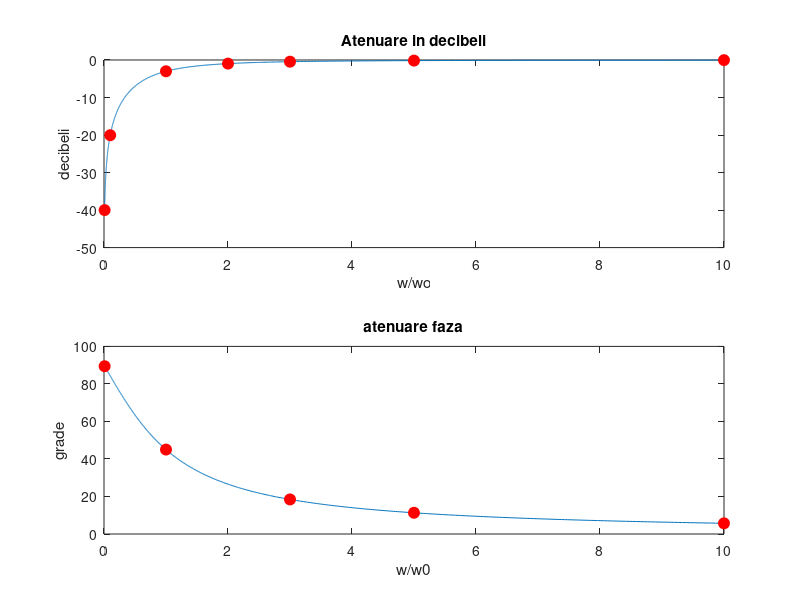

Here is the MATLAB script that generated this plot:
fig=figure("Name",'diagrame','NumberTitle','off');
R=106.1;
C=15e-6;
frecventa=logspace(0, 3, 1000);
w=2 * pi * frecventa;
h=(1j * w * R * C)./(1+1j * w * R * C);
w0=1/(R * C);
hj=20*log10(abs(h));
raport_w=w/w0;
% magnitudine
frecventa_db = [1, 10, 100,200,300,500,1000];
w_db = 2 * pi * frecventa_db;  
h_db = (1j * w_db * R * C) ./ (1 + 1j * w_db * R * C);
hj_db = 20 * log10(abs(h_db));
test_db=w_db/w0;
subplot(2,1,1);
plot(raport_w, hj);
xlabel('w/wo');
ylabel('decibeli');
title('Atenuare in decibeli')
hold on;
plot(test_db, hj_db, 'ro', 'MarkerFaceColor', 'r', 'MarkerSize', 8);
subplot(2,1,2)
faza= angle(h) * (180/pi);
plot(raport_w,faza);
xlabel('w/w0');
ylabel('grade');
title('atenuare faza');
hold on;
frecventa_faza = [1,100,300,500,1000];
w_faza = 2 * pi * frecventa_faza;  
h_faza = (1j * w_faza * R * C) ./ (1 + 1j * w_faza * R * C);
hj_faza = 20 * log10(abs(h_faza));
test_faza=w_faza/w0;
faza_f= angle(h_faza) * (180/pi);
plot(test_faza, faza_f, 'ro', 'MarkerFaceColor', 'r', 'MarkerSize', 8);
clear;